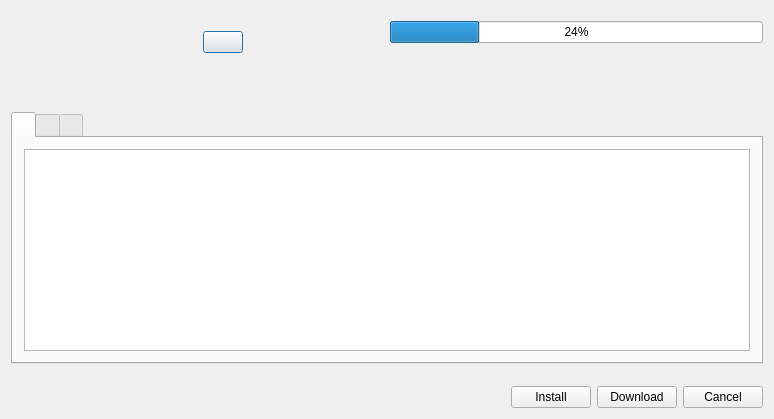
<ui version="4.0" >
 <class>GDebiKDEDialog</class>
 <widget class="QDialog" name="GDebiKDEDialog" >
  <property name="geometry" >
   <rect>
    <x>0</x>
    <y>0</y>
    <width>774</width>
    <height>419</height>
   </rect>
  </property>
  <property name="sizePolicy" >
   <sizepolicy vsizetype="Minimum" hsizetype="Minimum" >
    <horstretch>0</horstretch>
    <verstretch>0</verstretch>
   </sizepolicy>
  </property>
  <property name="windowTitle" >
   <string>GDebiKDEDialog</string>
  </property>
  <property name="sizeGripEnabled" >
   <bool>false</bool>
  </property>
  <layout class="QGridLayout" name="gridLayout" >
   <item row="0" column="0" >
    <layout class="QHBoxLayout" >
     <item>
      <layout class="QGridLayout" >
       <item row="0" column="0" >
        <widget class="QLabel" name="textLabel1" >
         <property name="maximumSize" >
          <size>
           <width>80</width>
           <height>32767</height>
          </size>
         </property>
         <property name="text" >
          <string/>
         </property>
         <property name="wordWrap" >
          <bool>false</bool>
         </property>
        </widget>
       </item>
       <item row="0" column="1" >
        <widget class="QLabel" name="textLabel1_3" >
         <property name="sizePolicy" >
          <sizepolicy vsizetype="Fixed" hsizetype="Maximum" >
           <horstretch>0</horstretch>
           <verstretch>0</verstretch>
          </sizepolicy>
         </property>
         <property name="text" >
          <string/>
         </property>
         <property name="wordWrap" >
          <bool>false</bool>
         </property>
        </widget>
       </item>
       <item row="1" column="1" >
        <layout class="QHBoxLayout" >
         <item>
          <widget class="QLabel" name="textLabel1_3_2" >
           <property name="sizePolicy" >
            <sizepolicy vsizetype="Preferred" hsizetype="MinimumExpanding" >
             <horstretch>0</horstretch>
             <verstretch>0</verstretch>
            </sizepolicy>
           </property>
           <property name="text" >
            <string/>
           </property>
           <property name="wordWrap" >
            <bool>false</bool>
           </property>
          </widget>
         </item>
         <item>
          <spacer name="spacer7" >
           <property name="orientation" >
            <enum>Qt::Horizontal</enum>
           </property>
           <property name="sizeType" >
            <enum>QSizePolicy::Fixed</enum>
           </property>
           <property name="sizeHint" stdset="0" >
            <size>
             <width>31</width>
             <height>21</height>
            </size>
           </property>
          </spacer>
         </item>
         <item>
          <widget class="QPushButton" name="detailsButton" >
           <property name="text" >
            <string/>
           </property>
          </widget>
         </item>
         <item>
          <spacer name="spacer6" >
           <property name="orientation" >
            <enum>Qt::Horizontal</enum>
           </property>
           <property name="sizeType" >
            <enum>QSizePolicy::MinimumExpanding</enum>
           </property>
           <property name="sizeHint" stdset="0" >
            <size>
             <width>40</width>
             <height>20</height>
            </size>
           </property>
          </spacer>
         </item>
        </layout>
       </item>
       <item row="1" column="0" >
        <widget class="QLabel" name="textLabel1_2" >
         <property name="sizePolicy" >
          <sizepolicy vsizetype="Maximum" hsizetype="Maximum" >
           <horstretch>0</horstretch>
           <verstretch>0</verstretch>
          </sizepolicy>
         </property>
         <property name="text" >
          <string/>
         </property>
         <property name="wordWrap" >
          <bool>false</bool>
         </property>
        </widget>
       </item>
      </layout>
     </item>
     <item>
      <widget class="QProgressBar" name="PackageProgressBar" >
       <property name="value" >
        <number>24</number>
       </property>
      </widget>
     </item>
    </layout>
   </item>
   <item row="1" column="0" >
    <spacer name="spacer3" >
     <property name="orientation" >
      <enum>Qt::Vertical</enum>
     </property>
     <property name="sizeType" >
      <enum>QSizePolicy::Fixed</enum>
     </property>
     <property name="sizeHint" stdset="0" >
      <size>
       <width>20</width>
       <height>16</height>
      </size>
     </property>
    </spacer>
   </item>
   <item row="2" column="0" >
    <layout class="QHBoxLayout" >
     <item>
      <spacer name="spacer5" >
       <property name="orientation" >
        <enum>Qt::Horizontal</enum>
       </property>
       <property name="sizeType" >
        <enum>QSizePolicy::Fixed</enum>
       </property>
       <property name="sizeHint" stdset="0" >
        <size>
         <width>20</width>
         <height>20</height>
        </size>
       </property>
      </spacer>
     </item>
     <item>
      <widget class="QLabel" name="infoIcon" >
       <property name="enabled" >
        <bool>true</bool>
       </property>
       <property name="sizePolicy" >
        <sizepolicy vsizetype="Minimum" hsizetype="Minimum" >
         <horstretch>0</horstretch>
         <verstretch>0</verstretch>
        </sizepolicy>
       </property>
       <property name="maximumSize" >
        <size>
         <width>32</width>
         <height>32</height>
        </size>
       </property>
       <property name="scaledContents" >
        <bool>true</bool>
       </property>
       <property name="wordWrap" >
        <bool>false</bool>
       </property>
      </widget>
     </item>
     <item>
      <widget class="QLabel" name="infoBox" >
       <property name="enabled" >
        <bool>true</bool>
       </property>
       <property name="text" >
        <string/>
       </property>
       <property name="wordWrap" >
        <bool>false</bool>
       </property>
      </widget>
     </item>
     <item>
      <spacer name="spacer4" >
       <property name="orientation" >
        <enum>Qt::Horizontal</enum>
       </property>
       <property name="sizeType" >
        <enum>QSizePolicy::Fixed</enum>
       </property>
       <property name="sizeHint" stdset="0" >
        <size>
         <width>51</width>
         <height>31</height>
        </size>
       </property>
      </spacer>
     </item>
    </layout>
   </item>
   <item row="3" column="0" >
    <widget class="QTabWidget" name="tabWidget2" >
     <property name="sizePolicy" >
      <sizepolicy vsizetype="Expanding" hsizetype="Expanding" >
       <horstretch>160</horstretch>
       <verstretch>0</verstretch>
      </sizepolicy>
     </property>
     <property name="currentIndex" >
      <number>0</number>
     </property>
     <widget class="QWidget" name="desc" >
      <property name="geometry" >
       <rect>
        <x>0</x>
        <y>0</y>
        <width>758</width>
        <height>203</height>
       </rect>
      </property>
      <attribute name="title" >
       <string/>
      </attribute>
      <layout class="QHBoxLayout" >
       <item>
        <widget class="QTextEdit" name="DecriptionEdit" />
       </item>
      </layout>
     </widget>
     <widget class="QWidget" name="det" >
      <property name="geometry" >
       <rect>
        <x>0</x>
        <y>0</y>
        <width>758</width>
        <height>203</height>
       </rect>
      </property>
      <attribute name="title" >
       <string/>
      </attribute>
      <layout class="QHBoxLayout" >
       <item>
        <layout class="QGridLayout" >
         <item row="3" column="0" >
          <widget class="QLabel" name="DetailsSectionLabel" >
           <property name="sizePolicy" >
            <sizepolicy vsizetype="Maximum" hsizetype="Maximum" >
             <horstretch>0</horstretch>
             <verstretch>0</verstretch>
            </sizepolicy>
           </property>
           <property name="font" >
            <font>
             <weight>75</weight>
             <bold>true</bold>
            </font>
           </property>
           <property name="text" >
            <string/>
           </property>
           <property name="wordWrap" >
            <bool>false</bool>
           </property>
          </widget>
         </item>
         <item row="2" column="0" >
          <widget class="QLabel" name="DetailsPriorityLabel" >
           <property name="sizePolicy" >
            <sizepolicy vsizetype="Maximum" hsizetype="Maximum" >
             <horstretch>0</horstretch>
             <verstretch>0</verstretch>
            </sizepolicy>
           </property>
           <property name="font" >
            <font>
             <weight>75</weight>
             <bold>true</bold>
            </font>
           </property>
           <property name="text" >
            <string/>
           </property>
           <property name="wordWrap" >
            <bool>false</bool>
           </property>
          </widget>
         </item>
         <item row="2" column="1" >
          <widget class="QLabel" name="DetailsPriority" >
           <property name="text" >
            <string/>
           </property>
           <property name="wordWrap" >
            <bool>false</bool>
           </property>
          </widget>
         </item>
         <item row="3" column="1" >
          <widget class="QLabel" name="DetailsSection" >
           <property name="text" >
            <string/>
           </property>
           <property name="wordWrap" >
            <bool>false</bool>
           </property>
          </widget>
         </item>
         <item row="0" column="0" >
          <widget class="QLabel" name="DetailsVersionLabel" >
           <property name="sizePolicy" >
            <sizepolicy vsizetype="Maximum" hsizetype="Maximum" >
             <horstretch>0</horstretch>
             <verstretch>0</verstretch>
            </sizepolicy>
           </property>
           <property name="font" >
            <font>
             <weight>75</weight>
             <bold>true</bold>
            </font>
           </property>
           <property name="text" >
            <string/>
           </property>
           <property name="wordWrap" >
            <bool>false</bool>
           </property>
          </widget>
         </item>
         <item row="4" column="1" >
          <widget class="QLabel" name="DetailsSize" >
           <property name="text" >
            <string/>
           </property>
           <property name="wordWrap" >
            <bool>false</bool>
           </property>
          </widget>
         </item>
         <item row="0" column="1" >
          <widget class="QLabel" name="DetailsVersion" >
           <property name="text" >
            <string/>
           </property>
           <property name="wordWrap" >
            <bool>false</bool>
           </property>
          </widget>
         </item>
         <item row="4" column="0" >
          <widget class="QLabel" name="DetailsSizeLabel" >
           <property name="sizePolicy" >
            <sizepolicy vsizetype="Maximum" hsizetype="Maximum" >
             <horstretch>0</horstretch>
             <verstretch>0</verstretch>
            </sizepolicy>
           </property>
           <property name="font" >
            <font>
             <weight>75</weight>
             <bold>true</bold>
            </font>
           </property>
           <property name="text" >
            <string/>
           </property>
           <property name="wordWrap" >
            <bool>false</bool>
           </property>
          </widget>
         </item>
         <item row="1" column="1" >
          <widget class="QLabel" name="DetailsMaintainer" >
           <property name="text" >
            <string/>
           </property>
           <property name="wordWrap" >
            <bool>false</bool>
           </property>
          </widget>
         </item>
         <item row="1" column="0" >
          <widget class="QLabel" name="DetailsMaintainerLabel" >
           <property name="sizePolicy" >
            <sizepolicy vsizetype="Maximum" hsizetype="Maximum" >
             <horstretch>0</horstretch>
             <verstretch>0</verstretch>
            </sizepolicy>
           </property>
           <property name="font" >
            <font>
             <weight>75</weight>
             <bold>true</bold>
            </font>
           </property>
           <property name="text" >
            <string/>
           </property>
           <property name="wordWrap" >
            <bool>false</bool>
           </property>
          </widget>
         </item>
        </layout>
       </item>
      </layout>
     </widget>
     <widget class="QWidget" name="incl" >
      <property name="geometry" >
       <rect>
        <x>0</x>
        <y>0</y>
        <width>758</width>
        <height>203</height>
       </rect>
      </property>
      <attribute name="title" >
       <string/>
      </attribute>
      <layout class="QHBoxLayout" >
       <item>
        <widget class="QTextEdit" name="IncFilesEdit" />
       </item>
      </layout>
     </widget>
    </widget>
   </item>
   <item row="4" column="0" >
    <spacer name="spacer2" >
     <property name="orientation" >
      <enum>Qt::Vertical</enum>
     </property>
     <property name="sizeType" >
      <enum>QSizePolicy::Fixed</enum>
     </property>
     <property name="sizeHint" stdset="0" >
      <size>
       <width>20</width>
       <height>16</height>
      </size>
     </property>
    </spacer>
   </item>
   <item row="5" column="0" >
    <layout class="QHBoxLayout" >
     <item>
      <spacer name="Horizontal Spacing2_2" >
       <property name="orientation" >
        <enum>Qt::Horizontal</enum>
       </property>
       <property name="sizeType" >
        <enum>QSizePolicy::Expanding</enum>
       </property>
       <property name="sizeHint" stdset="0" >
        <size>
         <width>360</width>
         <height>20</height>
        </size>
       </property>
      </spacer>
     </item>
     <item>
      <widget class="QPushButton" name="installButton" >
       <property name="text" >
        <string>Install</string>
       </property>
      </widget>
     </item>
     <item>
      <widget class="QPushButton" name="downloadButton" >
       <property name="text" >
        <string>Download</string>
       </property>
      </widget>
     </item>
     <item>
      <widget class="QPushButton" name="cancelButton" >
       <property name="text" >
        <string>Cancel</string>
       </property>
      </widget>
     </item>
    </layout>
   </item>
  </layout>
 </widget>
 <layoutdefault spacing="6" margin="11" />
 <pixmapfunction>qPixmapFromMimeSource</pixmapfunction>
 <includes>
  <include location="local" >kpushbutton.h</include>
  <include location="local" >kpushbutton.h</include>
  <include location="local" >kpushbutton.h</include>
 </includes>
 <resources/>
 <connections/>
</ui>
